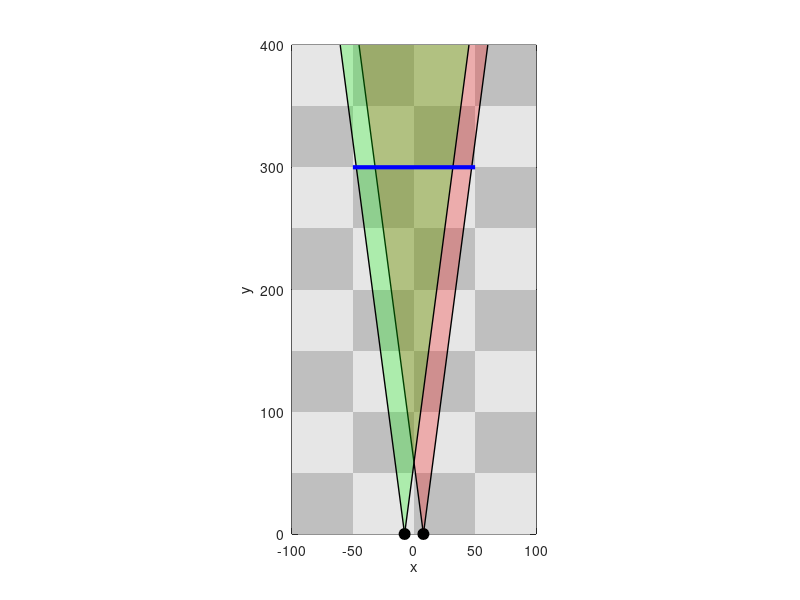

The MATLAB source for this figure:
clc, clear all
l = 15.4; %cm

objectWidth = 100; %cm
    objectCenter = [0, 300];%cm
    objectAngle = 0;%rads

figure;
hold on;
axis equal;
xlim([-100 100]);
ylim([0 400]);

%Checkerboard
squareSize = 50;
xEdges = -200:squareSize:200;
yEdges = 0:squareSize:400;
for i = 1:length(xEdges)-1
    for j = 1:length(yEdges)-1
        if mod(i+j,2) == 0
            shade = 0.75;
        else
            shade = 0.9;
        end
        rectangle( ...
            'Position', [xEdges(i), yEdges(j), squareSize, squareSize], ...
            'FaceColor', [shade shade shade], ...
            'EdgeColor', 'none');
    end
end

%Sensors
plot(l/2, 0, 'ko', 'MarkerFaceColor', 'k', 'MarkerSize', 8);
plot(-l/2, 0, 'ko', 'MarkerFaceColor', 'k', 'MarkerSize', 8);
xlabel('x');
ylabel('y');
box on;
xSensor = [l/2, -l/2];
ySensor = [0, 0];
for k = 1:length(xSensor)

    % Left and right cone boundary slopes
    dx = 400 * tand(7.5);

    xLeft  = xSensor(k) - dx;
    xRight = xSensor(k) + dx;

    % Shade sensor field of view
    if k == 1
        coneColor = [1 0 0];   % red
    else
        coneColor = [0 1 0];   % green
    end

    patch( ...
        [xSensor(k), xLeft, xRight], ...
        [0,          400,     400], ...
        coneColor, ...
        'FaceAlpha', 0.25, ...
        'EdgeColor', 'none');

    % Draw cone boundary lines up to y = 4
    plot([xSensor(k), xLeft],  [0, 400], 'k-', 'LineWidth', 1);
    plot([xSensor(k), xRight], [0, 400], 'k-', 'LineWidth', 1);
end

%% 

% Initial object endpoints
xObj = [objectCenter(1) - cos(objectAngle)*objectWidth/2, ...
        objectCenter(1) + cos(objectAngle)*objectWidth/2];

yObj = [objectCenter(2) - sin(objectAngle)*objectWidth/2, ...
        objectCenter(2) + sin(objectAngle)*objectWidth/2];

% Create object once
hObj = plot(xObj, yObj, 'color', 'blue', 'LineWidth', 3);
drawnow

%Remove
arbitraryTraj = [zeros(1, 1000); 3:-3/999:0];

for i = 1:1000
    %replace this
    %objectCenter = arbitraryTraj(:, i);
    %objectAngle = objectAngle + pi/400;

    %Plot object
    xObj = [objectCenter(1) - cos(objectAngle)*objectWidth/2, ...
            objectCenter(1) + cos(objectAngle)*objectWidth/2];
    yObj = [objectCenter(2) - sin(objectAngle)*objectWidth/2, ...
            objectCenter(2) + sin(objectAngle)*objectWidth/2];
    set(hObj, 'XData', xObj, 'YData', yObj);
    drawnow
end
